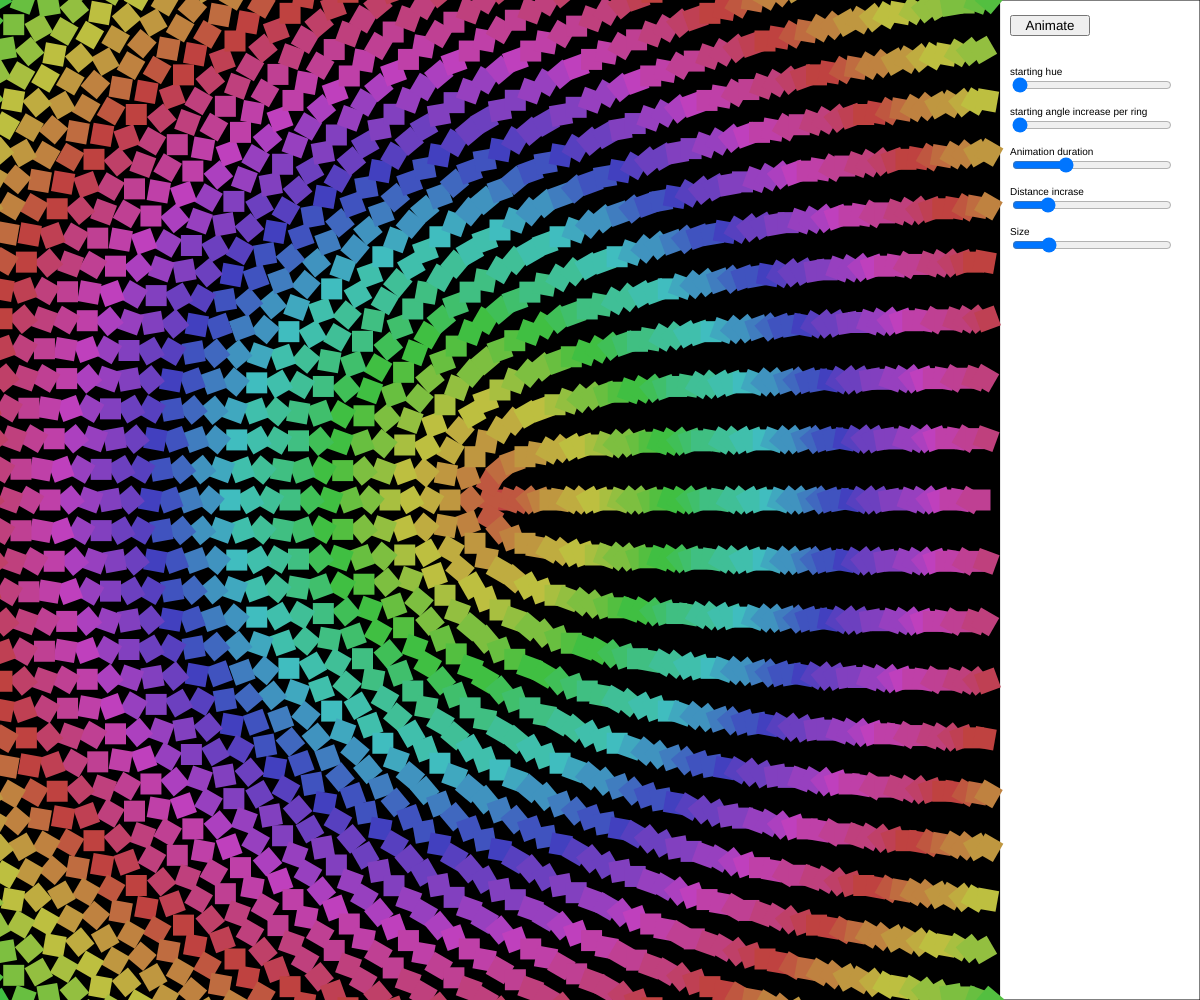
Frame 1 (no input)
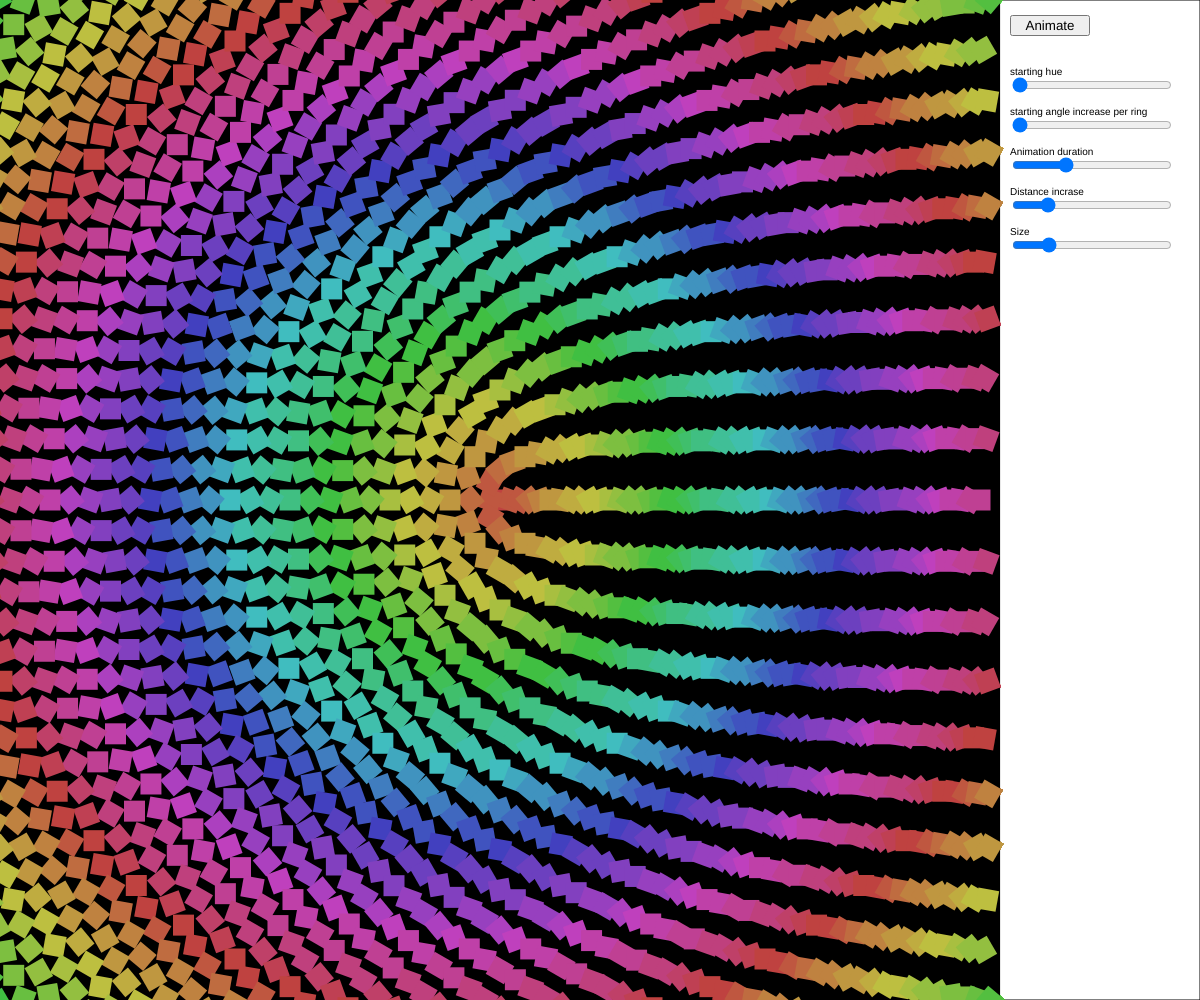
Frame 60 (no input)
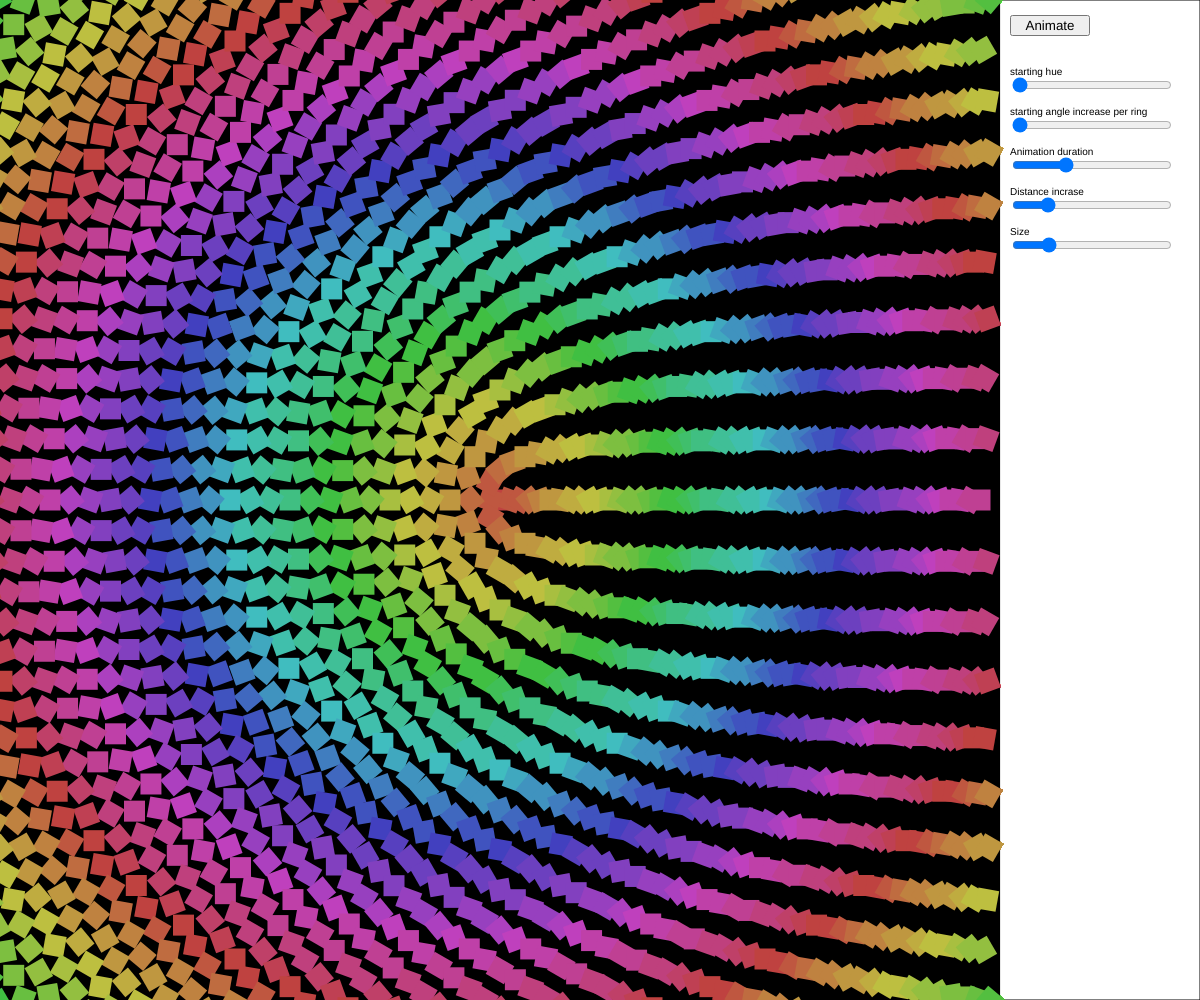
Frame 120 (the mouse pressed at the canvas centre since frame 60)

The p5.js sketch that drew these frames (run headless with seeded random() and noise() and a simulated clock; from frame 60 on, the mouse is pressed at the canvas centre):

// p5.js sketch
// ── sketch.js
const width = window.innerWidth - 200;
const height = window.innerHeight;

let axiom;
const defaultState = {
  x: width / 2,
  y: height / 2,
  angle: 270,
  size: 20,
  distance: 0,
  squaresPerRing: 1,
  h: 0,
  s: 50,
  l: 50,
  startingAngle: 0,
};
let state;
const prevStates = [];

const seed = '0';
const generations = 6;
const transformations = {
  '0': '1-[0]-1',
  '1': '1[+]]1',
  '+': '-',
  '-': '+',
  '[': '[',
  ']': ']'
}
const rules = {
  '0': () => {
  },
  '1': () => {
    push();
    fill(state.h % 360, state.s, state.l);
    const ringAngleIncrement = 360 / state.squaresPerRing;
    for (let i = 0; i < state.squaresPerRing; i++) {
      push();
      const ringAngle = i * ringAngleIncrement + state.startingAngle;
      const x = state.x + cos(ringAngle) * state.distance;
      const y = state.y + sin(ringAngle) * state.distance;
      if (x < width - size/2) {
        translate(x, y);
        rotate(state.angle);
        square(0 - size / 2, 0 - size / 2, size);
      }
      pop();
    }
    state.squaresPerRing += 1
    state.distance += distanceIncrease;
    pop();
  },
  '+': () => {
    state.h += 10;
  },
  '-': () => {
    state.angle -= 10;
  },
  '[': () => {
    state.angle -= 20;
    state.startingAngle += startingAngleIncreasePer;
  },
  ']': () => {
    state.angle += 20;
  },
}

let startingColorSlider;
let startingAngleIncreasePerSlider;
let startingAngleIncreasePer;
let animationDurationSlider;
let distanceIncreaseSlider;
let distanceIncrease;
let sizeSlider;
let size;

let isAnimating = false;
let animationTimer = 0;
let animationTotalDuration;


function setup() {
  createCanvas(width + 200, height);
  background(0);
  fill(255, 255, 255);
  rect(width, 0, 200, height);

  setUpControls();

  angleMode(DEGREES);
  colorMode('hsl');
  noStroke();

  axiom = seed;
  for (let i = 0; i < generations; i++) {
    let newString = '';
    for (let j = 0; j < axiom.length; j++) {
      newString += transformations[axiom[j]] ?? axiom[j]
    }
    axiom = newString;
    console.log(axiom);
  }
}

function draw() {
  push();
  fill(0, 0, 0);
  rect(0, 0, width, height);
  pop()

  distanceIncrease = distanceIncreaseSlider.value();
  size = sizeSlider.value();

  if (!isAnimating) {
    state = structuredClone(defaultState);
    state.h = startingColorSlider.value();
    startingAngleIncreasePer = startingAngleIncreasePerSlider.value();
  } else {
    animationTotalDuration = animationDurationSlider.value();
    animationTimer += 1;
    if (animationTimer >= animationTotalDuration) {
      isAnimating = false;
    }
    const percent = animationTimer / animationTotalDuration;
    state = structuredClone(defaultState);
    state.h = percent * 360;
    startingAngleIncreasePer = percent * 360;
  }

  for (let i = 0; i < axiom.length; i++) {
    rules[axiom[i]]();
  }
}

/**
 * Gets an array of random numbers between min (inclusive) and max (exclusive)
 * @param {Number} min 
 * @param {Number} max 
 * @param {Number} howManyInts
 */
function getRandomInts(min, max, howManyInts = 1) {
  const numbers = [];
  for (let i = 0; i < howManyInts; i++) {
    numbers.push(Math.floor(Math.random() * (max - min) + min));
  }
  if (numbers.length === 1) {
    return numbers[0];
  }
  return numbers;
}

function setUpControls() {
  textSize(10)
  fill(0, 0, 0)

  const button = createButton('Animate');
  button.position(width + 10, 15);
  button.size(80);
  button.mouseClicked(() => {
    isAnimating = !isAnimating;
    animationTimer = 0;
  });

  text('starting hue', width + 10, 75)
  startingColorSlider = createSlider(1, 360, 0, 1);
  startingColorSlider.position(width + 10, 75);
  startingColorSlider.size(160);

  text('starting angle increase per ring', width + 10, 115)
  startingAngleIncreasePerSlider = createSlider(0, 360, 0, 1);
  startingAngleIncreasePerSlider.position(width + 10, 115);
  startingAngleIncreasePerSlider.size(160);

  text('Animation duration', width + 10, 155)
  animationDurationSlider = createSlider(30, 1800, 600, 30);
  animationDurationSlider.position(width + 10, 155);
  animationDurationSlider.size(160);  

  text('Distance incrase', width + 10, 195)
  distanceIncreaseSlider = createSlider(.5, 50, 10, .5);
  distanceIncreaseSlider.position(width + 10, 195);
  distanceIncreaseSlider.size(160);  

  text('Size', width + 10, 235)
  sizeSlider = createSlider(1, 100, 20, 5);
  sizeSlider.position(width + 10, 235);
  sizeSlider.size(160);  
}
